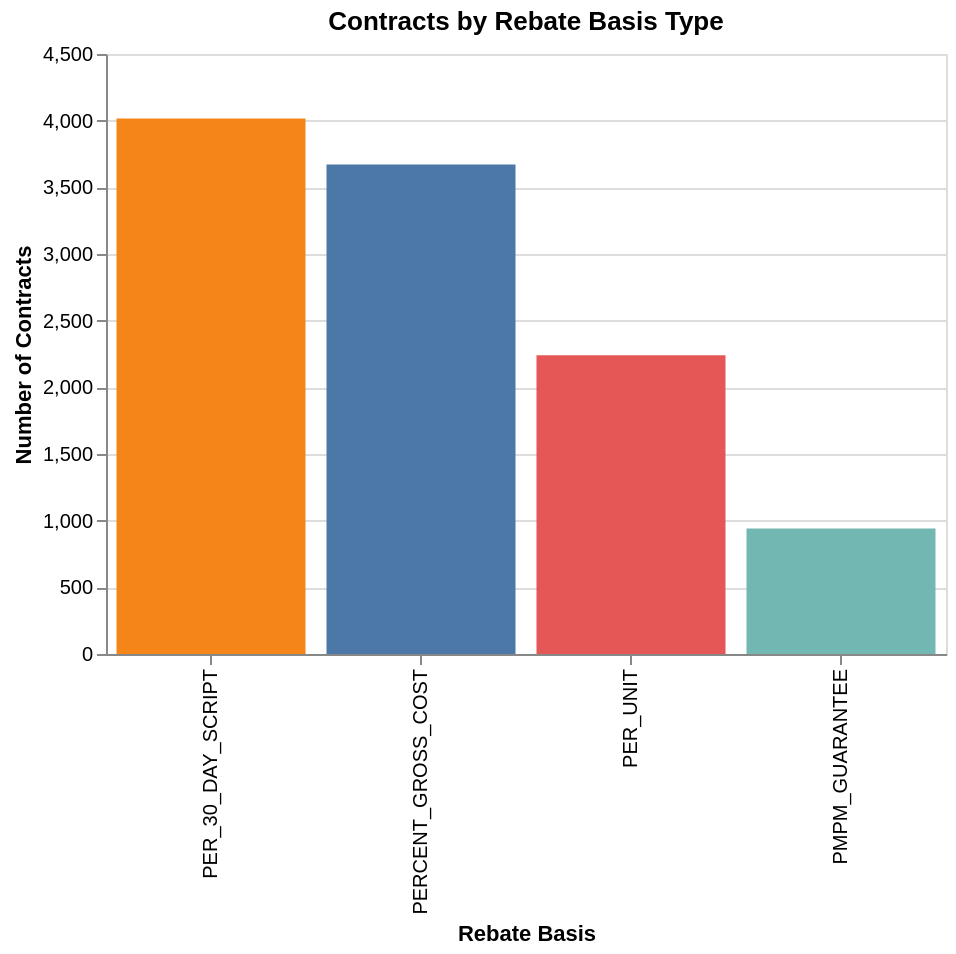

Here is the notebook cell this chart was saved with:
### Markdown cell above
## 9. Contracts: Rebate Basis Distribution

Four rebate basis types are modeled:
- **PER_30_DAY_SCRIPT**: fixed dollar amount per 30-day-equivalent fill
- **PERCENT_GROSS_COST**: percentage of the drug's gross cost
- **PER_UNIT**: rebate per dispensed unit (tablet, mL, etc.)
- **PMPM_GUARANTEE**: per-member-per-month minimum guarantee

Each basis requires different utilization data when auditing invoices.

### Code cell
basis_counts = (
    contracts
    .group_by("rebate_basis")
    .agg(pl.len().alias("count"))
    .with_columns(
        (pl.col("count").cast(pl.Int64) / pl.col("count").sum().cast(pl.Int64) * 100).round(1).alias("pct")
    )
    .sort("count", descending=True)
)
print(basis_counts)

chart = (
    alt.Chart(basis_counts.to_pandas())
    .mark_bar()
    .encode(
        x=alt.X("rebate_basis:N", sort="-y", title="Rebate Basis"),
        y=alt.Y("count:Q", title="Number of Contracts"),
        color=alt.Color("rebate_basis:N", legend=None),
        tooltip=["rebate_basis", "count", "pct"],
    )
    .properties(title="Contracts by Rebate Basis Type", width=420, height=300)
)
chart

### Figure 1 — Vega-Lite specification as saved in the notebook (floating-point values rounded to 4 significant figures)
{"config": {"view": {"continuousWidth": 300, "continuousHeight": 300}}, "data": {"name": "data-2518ce9135f93de03248f8dd96bc670e"}, "mark": {"type": "bar"}, "encoding": {"color": {"field": "rebate_basis", "legend": null, "type": "nominal"}, "tooltip": [{"field": "rebate_basis", "type": "nominal"}, {"field": "count", "type": "quantitative"}, {"field": "pct", "type": "quantitative"}], "x": {"field": "rebate_basis", "sort": "-y", "title": "Rebate Basis", "type": "nominal"}, "y": {"field": "count", "title": "Number of Contracts", "type": "quantitative"}}, "height": 300, "title": "Contracts by Rebate Basis Type", "width": 420, "$schema": "https://vega.github.io/schema/vega-lite/v6.4.1.json", "datasets": {"data-2518ce9135f93de03248f8dd96bc670e": [{"rebate_basis": "PER_30_DAY_SCRIPT", "count": 4017, "pct": 37.0}, {"rebate_basis": "PERCENT_GROSS_COST", "count": 3671, "pct": 33.8}, {"rebate_basis": "PER_UNIT", "count": 2241, "pct": 20.6}, {"rebate_basis": "PMPM_GUARANTEE", "count": 941, "pct": 8.7}]}}
